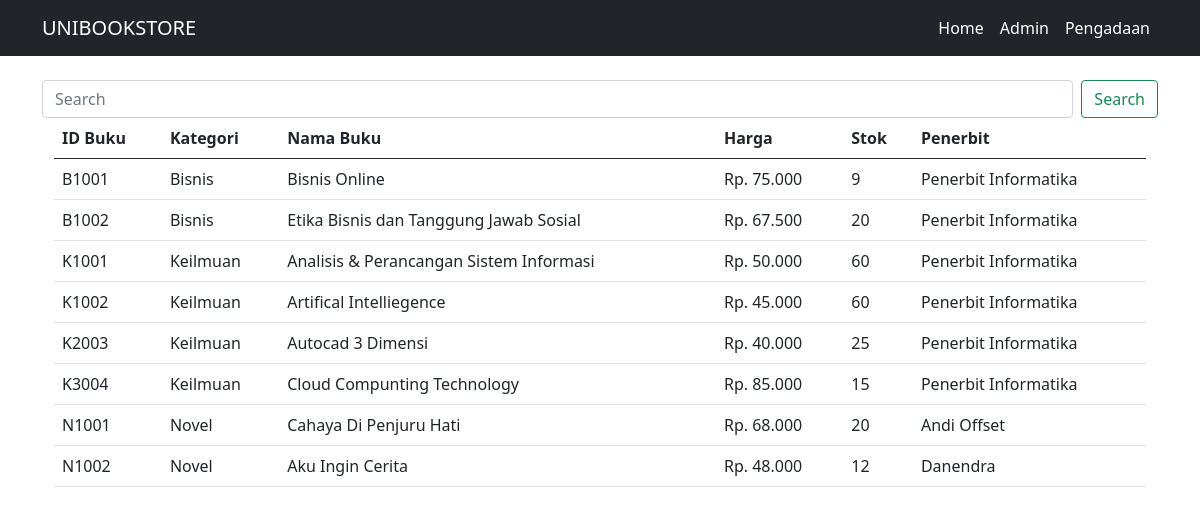
The app's page /home.php with its own data.
### tables this page shows
CREATE TABLE `buku` (
  `ID_Buku` char(20) DEFAULT NULL,
  `Kategori` varchar(30) DEFAULT NULL,
  `Nama_Buku` varchar(40) DEFAULT NULL,
  `Harga` int(20) DEFAULT NULL,
  `Stok` int(15) DEFAULT NULL,
  `Penerbit` varchar(50) DEFAULT NULL
);

CREATE TABLE `kategori` (
  `ID_Kategori` varchar(20) DEFAULT NULL,
  `Nama_Kategori` varchar(30) DEFAULT NULL
);

CREATE TABLE `penerbit` (
  `ID_Penerbit` char(20) DEFAULT NULL,
  `Penerbit` varchar(30) DEFAULT NULL,
  `Alamat` varchar(50) DEFAULT NULL,
  `Kota` varchar(30) DEFAULT NULL,
  `telepon` char(30) DEFAULT NULL
);

### home.php (the view, shortened to what this page needs)
<!doctype html>
<html lang="en">
<head>
	<link href="https://cdn.jsdelivr.net/npm/bootstrap@5.0.2/dist/css/bootstrap.min.css" rel="stylesheet">
</head>
<body>
	<nav class="navbar navbar-expand-lg navbar-dark bg-dark">
		<div class="container">
			<a class="navbar-brand" href="#">UNIBOOKSTORE</a>
			<div class="collapse navbar-collapse" id="navbarNavAltMarkup">
				<div class="navbar-nav ms-auto">
					<a class="nav-link active" aria-current="page" href="home.php">Home</a>
					<a class="nav-link active" aria-current="page" href="admin/admin.php">Admin</a>
					<a class="nav-link active" aria-current="page" href="Pengadaan/pengadaan.php">Pengadaan</a>
				</div>
			</div>
		</div>
	</nav>
	<div class="container-xl">
		<?Php
		$db = dbconnect();
		if ($db->connect_errno == 0) {
			$res     = null;
			if (isset($_GET["cari-data"])) {
				$cari  = isset($_GET["cari-data"]) ? (string) $_GET["cari-data"] : "";
				$res   = CariBuku($cari);
			} else {
				$sql = "Select buku.ID_Buku,kategori.Nama_Kategori AS Kategori,buku.Nama_Buku,buku.Harga,buku.Stok,
        penerbit.Penerbit
        FROM buku
        JOIN penerbit ON buku.Penerbit = penerbit.ID_Penerbit
		JOIN kategori ON buku.Kategori = kategori.ID_Kategori
        order by ID_Buku ";
				$res = $db->query($sql);
			}
			if ($res != null) {
		?>
				<br>
				<form class="d-flex">
					<input class="form-control me-2" type="search" placeholder="Search" aria-label="Search" name='cari-data'>
					<button class="btn btn-outline-success" type="submit">Search</button>
				</form>
				<div class="container-md">
					<container>
						<table class="table">
							<thead>
								<tr>
									<th scope="col">ID Buku</th>
									<th scope="col">Kategori</th>
									<th scope="col">Nama Buku</th>
									<th scope="col">Harga</th>
									<th scope="col">Stok</th>
									<th scope="col">Penerbit</th>
								</tr>
							</thead>
							<tbody>
								<?php
								$data = $res->fetch_row();
								do {
									list($ID_Buku, $Kategori, $Nama_Buku, $Harga, $Stok, $ID_Penerbit) = $data;
								?>
									<tr>
										<td><?php echo $ID_Buku; ?></td>
										<td><?php echo $Kategori; ?></td>
										<td><?php echo $Nama_Buku; ?></td>
										<td>Rp. <?php echo number_format($Harga, 0, ",", "."); ?></td>
										<td><?php echo $Stok; ?></td>
										<td><?php echo $ID_Penerbit; ?></td>
									<?php
								} while ($data = $res->fetch_row());
									?>
						</table>
					<?php
				} else
					echo "Gagal Eksekusi SQL : " . (DEVELOPMENT ? " : " . $db->error : "") . "<br>";
			} else
				echo "Gagal Koneksi : " . (DEVELOPMENT ? " : " . $db->connect_error : " ") . "<br>";
					?>
</body>
</html>

### records on screen
buku: ID_Buku "B1001", kategori.Nama_Kategori "Bisnis", Nama_Buku "Bisnis Online", Harga "75.000", Stok "9", penerbit.Penerbit "Penerbit Informatika"
buku: ID_Buku "B1002", kategori.Nama_Kategori "Bisnis", Nama_Buku "Etika Bisnis dan Tanggung Jawab Sosial", Harga "67.500", Stok "20", penerbit.Penerbit "Penerbit Informatika"
buku: ID_Buku "K1001", kategori.Nama_Kategori "Keilmuan", Nama_Buku "Analisis & Perancangan Sistem Informasi", Harga "50.000", Stok "60", penerbit.Penerbit "Penerbit Informatika"
buku: ID_Buku "K1002", kategori.Nama_Kategori "Keilmuan", Nama_Buku "Artifical Intelliegence", Harga "45.000", Stok "60", penerbit.Penerbit "Penerbit Informatika"
buku: ID_Buku "K2003", kategori.Nama_Kategori "Keilmuan", Nama_Buku "Autocad 3 Dimensi", Harga "40.000", Stok "25", penerbit.Penerbit "Penerbit Informatika"
buku: ID_Buku "K3004", kategori.Nama_Kategori "Keilmuan", Nama_Buku "Cloud Compunting Technology", Harga "85.000", Stok "15", penerbit.Penerbit "Penerbit Informatika"
buku: ID_Buku "N1001", kategori.Nama_Kategori "Novel", Nama_Buku "Cahaya Di Penjuru Hati", Harga "68.000", Stok "20", penerbit.Penerbit "Andi Offset"
buku: ID_Buku "N1002", kategori.Nama_Kategori "Novel", Nama_Buku "Aku Ingin Cerita", Harga "48.000", Stok "12", penerbit.Penerbit "Danendra"
